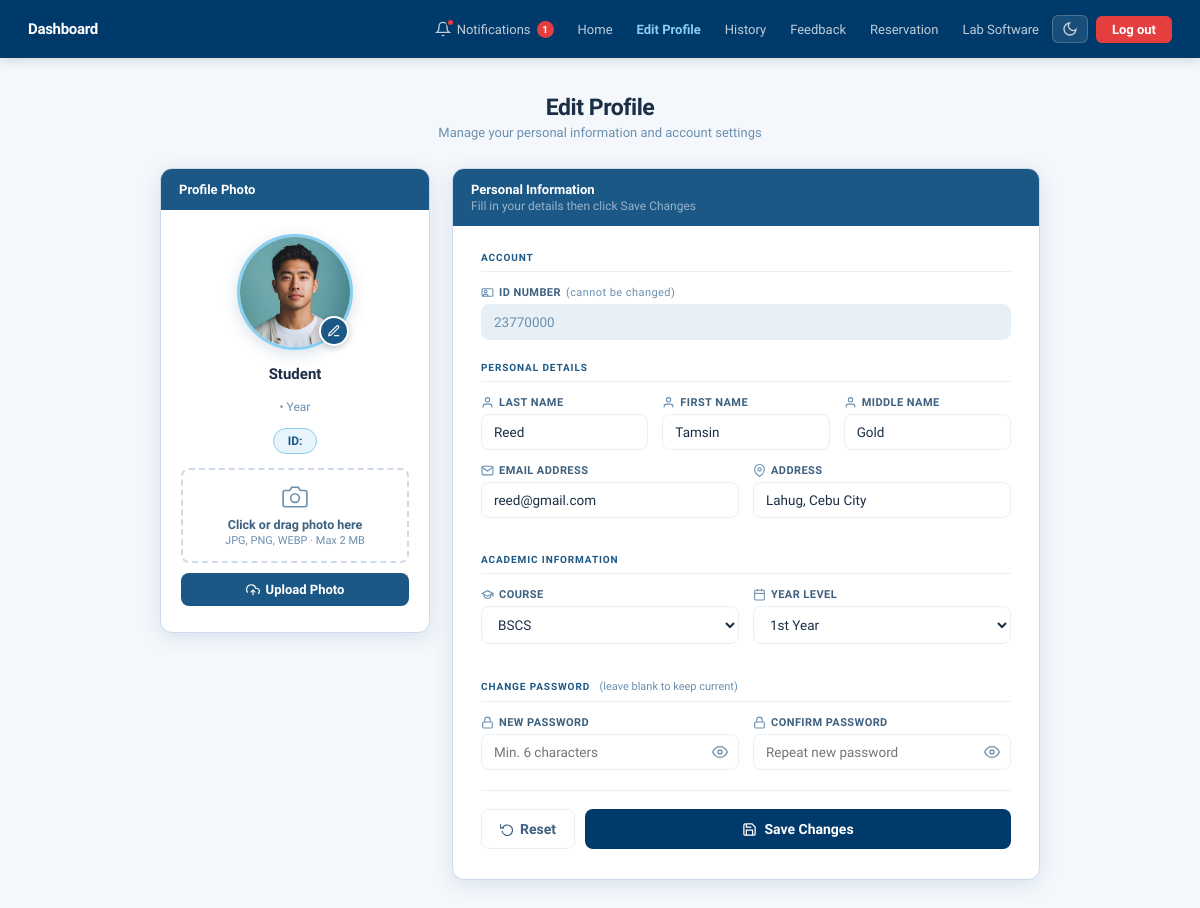
The page /profile.php (signed in) on the database its author committed.
### tables this page shows
CREATE TABLE `notifications` (
  `id` int(11) NOT NULL,
  `student_id` int(11) NOT NULL,
  `message` text NOT NULL,
  `is_read` tinyint(1) DEFAULT 0,
  `created_at` timestamp NOT NULL DEFAULT current_timestamp()
);

CREATE TABLE `students` (
  `id` int(11) NOT NULL,
  `id_number` varchar(20) NOT NULL,
  `lastname` varchar(100) NOT NULL,
  `firstname` varchar(100) NOT NULL,
  `middlename` varchar(100) DEFAULT '',
  `course` varchar(20) NOT NULL,
  `year_level` tinyint(4) NOT NULL DEFAULT 1,
  `email` varchar(150) NOT NULL,
  `password` varchar(255) NOT NULL,
  `address` varchar(255) DEFAULT '',
  `session` int(11) NOT NULL DEFAULT 30,
  `created_at` timestamp NOT NULL DEFAULT current_timestamp(),
  `profile_photo` varchar(255) DEFAULT NULL,
  `sit_purpose` varchar(100) DEFAULT NULL,
  `laboratory` varchar(50) DEFAULT NULL
);

### profile.php (the view, shortened to what this page needs)
<?php
require_once 'db.php';
$student_id = (int)$_SESSION['student_id'];
try {
    $notif_stmt = $pdo->prepare("SELECT id, message, is_read, created_at FROM notifications WHERE student_id = ? ORDER BY created_at DESC LIMIT 30");
    $notif_stmt->execute([$student_id]);
    $notifications = $notif_stmt->fetchAll();
} catch (PDOException $e) {
    $notifications = [];
}
$unread_count = count(array_filter($notifications, fn($n) => $n['is_read'] == 0));
$stmt = $pdo->prepare("SELECT * FROM students WHERE id = ? LIMIT 1");
$stmt->execute([$student_id]);
$student = $stmt->fetch();
$photoSrc = (!empty($_SESSION['profile_photo']))
    ? 'uploads/profiles/' . htmlspecialchars($_SESSION['profile_photo'])
    : null;
function val($student, $key, $session_key = null) {
    if ($student && isset($student[$key]) && $student[$key] !== '') return htmlspecialchars($student[$key]);
    $sk = $session_key ?? $key;
    return htmlspecialchars($_SESSION[$sk] ?? '');
}
?>
<!DOCTYPE html>
<html lang="en">
<head>
</head>
<body>
<nav>
  <div class="nav-brand">Dashboard</div>
  <div class="nav-links">
    <div class="notif-wrap">
      <button class="notif-btn" onclick="toggleNotif()" id="notifBtn">
        <span class="bell-wrap">
          <svg viewBox="0 0 24 24" width="16" height="16" fill="none" stroke="currentColor" stroke-width="2">
            <path d="M18 8A6 6 0 0 0 6 8c0 7-3 9-3 9h18s-3-2-3-9"/>
            <path d="M13.73 21a2 2 0 0 1-3.46 0"/>
          </svg>
          <span class="red-dot" id="redDot" style="<?= $unread_count > 0 ? '' : 'display:none;' ?>"></span>
        </span>
        Notifications
        <span class="notif-badge <?= $unread_count > 0 ? 'show' : '' ?>" id="notifBadge">
          <?= $unread_count > 0 ? ($unread_count > 99 ? '99+' : $unread_count) : '' ?>
        </span>
      </button>
    </div>
    <a href="Homepage.php">Home</a>
    <a href="profile.php" class="active">Edit Profile</a>
    <a href="history.php">History</a>
    <a href="feedback.php">Feedback</a>
    <a href="reservation.php">Reservation</a>
    <a href="software.php">Lab Software</a>
    <button onclick="toggleDarkMode()" class="btn-dark-toggle" id="darkToggle" title="Toggle dark mode"><svg viewBox="0 0 24 24" width="16" height="16" fill="none" stroke="currentColor" stroke-width="2"><path d="M21 12.79A9 9 0 1 1 11.21 3 7 7 0 0 0 21 12.79z"/></svg></button>
    <a href="logout.php" class="btn-logout">Log out</a>
  </div>
</nav>
<div class="page-body">
  <div class="page-header">
    <h1>Edit Profile</h1>
    <p>Manage your personal information and account settings</p>
  </div>
  <div class="profile-layout">
    <div class="card">
      <div class="card-head"><h3>Profile Photo</h3></div>
      <div class="photo-body">
        <div class="avatar-wrap">
          <div class="avatar-circle">
            <?php if ($photoSrc): ?>
              <img src="<?= $photoSrc ?>" alt="Profile Photo" id="avatarImg"/>
            <?php else: ?>
              <svg viewBox="0 0 24 24" id="avatarIcon"><path d="M20 21v-2a4 4 0 0 0-4-4H8a4 4 0 0 0-4 4v2"/><circle cx="12" cy="7" r="4"/></svg>
              <img src="" alt="" id="avatarImg" style="display:none;width:100%;height:100%;object-fit:cover;border-radius:50%;"/>
            <?php endif; ?>
          </div>
          <label class="avatar-edit" for="photo_file" title="Change photo">
            <svg viewBox="0 0 24 24"><path d="M12 20h9"/><path d="M16.5 3.5a2.121 2.121 0 0 1 3 3L7 19l-4 1 1-4L16.5 3.5z"/></svg>
          </label>
        </div>
        <div class="stu-name"><?= htmlspecialchars($_SESSION['fullname'] ?? 'Student') ?></div>
        <div class="stu-course"><?= htmlspecialchars($_SESSION['course'] ?? '') ?> &bull; Year <?= htmlspecialchars($_SESSION['year_level'] ?? '') ?></div>
        <div class="id-pill">ID: <?= htmlspecialchars($_SESSION['id_number'] ?? '') ?></div>
        <form method="POST" action="update_profile.php" enctype="multipart/form-data" style="width:100%;display:flex;flex-direction:column;gap:10px;">
          <div class="upload-zone" id="uploadZone">
            <div class="uz-icon"><svg viewBox="0 0 24 24"><path d="M23 19a2 2 0 0 1-2 2H3a2 2 0 0 1-2-2V8a2 2 0 0 1 2-2h4l2-3h6l2 3h4a2 2 0 0 1 2 2z"/><circle cx="12" cy="13" r="4"/></svg></div>
            <div class="uz-label">Click or drag photo here</div>
            <div class="uz-hint">JPG, PNG, WEBP &middot; Max 2 MB</div>
          </div>
          <button type="submit" class="btn-upload">
            <svg viewBox="0 0 24 24"><polyline points="16 16 12 12 8 16"/><line x1="12" y1="12" x2="12" y2="21"/><path d="M20.39 18.39A5 5 0 0 0 18 9h-1.26A8 8 0 1 0 3 16.3"/></svg>
            Upload Photo
          </button>
        </form>
      </div>
    </div>
    <div class="card">
      <div class="card-head">
        <h3>Personal Information</h3>
        <p>Fill in your details then click Save Changes</p>
      </div>
      <div class="form-body">
        <form method="POST" action="update_profile.php">
          <div class="section-label">Account</div>
          <div class="field">
            <label><svg viewBox="0 0 24 24"><rect x="2" y="5" width="20" height="14" rx="2"/><circle cx="8.5" cy="10" r="2.5"/><path d="M4 19c0-2.2 2-4 4.5-4s4.5 1.8 4.5 4"/></svg>ID Number <small style="font-weight:400;text-transform:none;color:var(--text-muted);font-size:11px;">(cannot be changed)</small></label>
            <input type="text" value="<?= val($student,'id_number','id_number') ?>" readonly/>
          </div>
          <div class="section-label">Personal Details</div>
          <div class="field-row3">
            <div class="field"><label><svg viewBox="0 0 24 24"><path d="M20 21v-2a4 4 0 0 0-4-4H8a4 4 0 0 0-4 4v2"/><circle cx="12" cy="7" r="4"/></svg>Last Name</label><input type="text" name="lastname" value="<?= val($student,'lastname') ?>" placeholder="Last name" required/></div>
            <div class="field"><label><svg viewBox="0 0 24 24"><path d="M20 21v-2a4 4 0 0 0-4-4H8a4 4 0 0 0-4 4v2"/><circle cx="12" cy="7" r="4"/></svg>First Name</label><input type="text" name="firstname" value="<?= val($student,'firstname') ?>" placeholder="First name" required/></div>
            <div class="field"><label><svg viewBox="0 0 24 24"><path d="M20 21v-2a4 4 0 0 0-4-4H8a4 4 0 0 0-4 4v2"/><circle cx="12" cy="7" r="4"/></svg>Middle Name</label><input type="text" name="middlename" value="<?= val($student,'middlename') ?>" placeholder="Middle name"/></div>
          </div>
          <div class="field-row">
            <div class="field"><label><svg viewBox="0 0 24 24"><path d="M4 4h16c1.1 0 2 .9 2 2v12c0 1.1-.9 2-2 2H4c-1.1 0-2-.9-2-2V6c0-1.1.9-2 2-2z"/><polyline points="22,6 12,13 2,6"/></svg>Email Address</label><input type="email" name="email" value="<?= val($student,'email') ?>" placeholder="your@email.com" required/></div>
            <div class="field"><label><svg viewBox="0 0 24 24"><path d="M21 10c0 7-9 13-9 13s-9-6-9-13a9 9 0 0 1 18 0z"/><circle cx="12" cy="10" r="3"/></svg>Address</label><input type="text" name="address" value="<?= val($student,'address') ?>" placeholder="Current home address"/></div>
          </div>
          <div class="section-label">Academic Information</div>
          <div class="field-row">
            <div class="field"><label><svg viewBox="0 0 24 24"><path d="M22 10v6M2 10l10-5 10 5-10 5z"/><path d="M6 12v5c3 3 9 3 12 0v-5"/></svg>Course</label><select name="course" required><option value="">Select course</option><?php foreach(['BSIT','BSCS'] as $c): $cur=$student['course']??$_SESSION['course']??''; ?><option value="<?=$c?>" <?=$cur===$c?'selected':''?>><?=$c?></option><?php endforeach; ?></select></div>
            <div class="field"><label><svg viewBox="0 0 24 24"><rect x="3" y="4" width="18" height="18" rx="2"/><line x1="16" y1="2" x2="16" y2="6"/><line x1="8" y1="2" x2="8" y2="6"/><line x1="3" y1="10" x2="21" y2="10"/></svg>Year Level</label><select name="year_level" required><?php $curY=(int)($student['year_level']??$_SESSION['year_level']??1); foreach(['1st Year'=>1,'2nd Year'=>2,'3rd Year'=>3,'4th Year'=>4] as $lbl=>$v): ?><option value="<?=$v?>" <?=$curY===$v?'selected':''?>><?=$lbl?></option><?php endforeach; ?></select></div>
          </div>
          <div class="section-label">Change Password <span class="note">(leave blank to keep current)</span></div>
          <div class="field-row">
            <div class="field"><label><svg viewBox="0 0 24 24"><rect x="3" y="11" width="18" height="11" rx="2"/><path d="M7 11V7a5 5 0 0 1 10 0v4"/></svg>New Password</label><div class="pw-wrap"><input type="password" name="new_password" id="pw1" placeholder="Min. 6 characters" autocomplete="new-password"/><span class="pw-eye" onclick="togglePw('pw1','eye1')"><svg id="eye1" viewBox="0 0 24 24"><path d="M1 12s4-8 11-8 11 8 11 8-4 8-11 8-11-8-11-8z"/><circle cx="12" cy="12" r="3"/></svg></span></div></div>
            <div class="field"><label><svg viewBox="0 0 24 24"><rect x="3" y="11" width="18" height="11" rx="2"/><path d="M7 11V7a5 5 0 0 1 10 0v4"/></svg>Confirm Password</label><div class="pw-wrap"><input type="password" name="confirm_password" id="pw2" placeholder="Repeat new password" autocomplete="new-password"/><span class="pw-eye" onclick="togglePw('pw2','eye2')"><svg id="eye2" viewBox="0 0 24 24"><path d="M1 12s4-8 11-8 11 8 11 8-4 8-11 8-11-8-11-8z"/><circle cx="12" cy="12" r="3"/></svg></span></div></div>
          </div>
          <hr class="divider"/>
          <div class="btn-row">
            <button type="reset" class="btn-cancel"><svg viewBox="0 0 24 24"><polyline points="1 4 1 10 7 10"/><path d="M3.51 15a9 9 0 1 0 .49-3.9"/></svg>Reset</button>
            <button type="submit" name="edit_student" class="btn-save"><svg viewBox="0 0 24 24"><path d="M19 21H5a2 2 0 0 1-2-2V5a2 2 0 0 1 2-2h11l5 5v11a2 2 0 0 1-2 2z"/><polyline points="17 21 17 13 7 13 7 21"/><polyline points="7 3 7 8 15 8"/></svg>Save Changes</button>
          </div>
        </form>
      </div>
    </div>
  </div>
</div>
</body>
</html>

### rows shown on the page
notifications: is_read "1"
students: id_number "23770000", lastname "Reed", firstname "Tamsin", middlename "Gold", email "reed@gmail.com", address "Lahug, Cebu City", course "BSCS", year_level "1st Year"

### other values the page prints
$_SESSION['fullname'] "Student"
